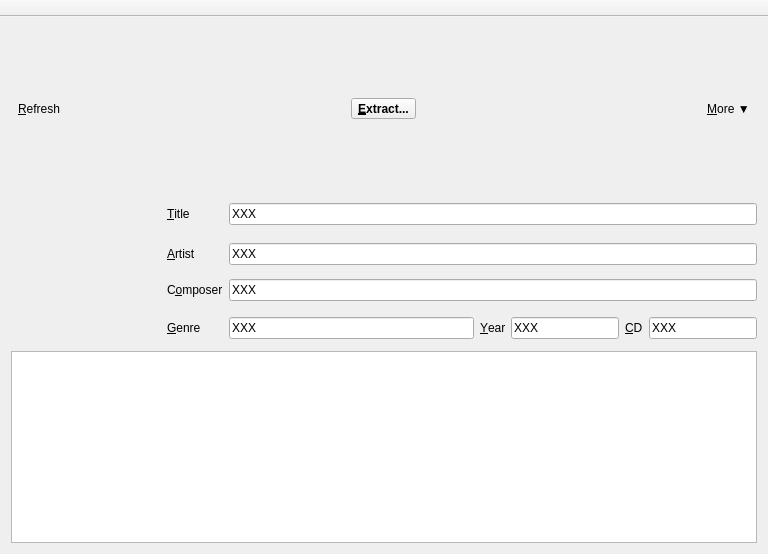
<?xml version="1.0" encoding="UTF-8"?>
<ui version="4.0">
 <class>MainWindow</class>
 <widget class="QMainWindow" name="MainWindow">
  <property name="geometry">
   <rect>
    <x>0</x>
    <y>0</y>
    <width>768</width>
    <height>554</height>
   </rect>
  </property>
  <property name="windowTitle">
   <string>Genosse Einhorn’s CD Audio Extractor</string>
  </property>
  <widget class="QWidget" name="centralWidget">
   <layout class="QVBoxLayout" name="verticalLayout">
    <item>
     <layout class="QHBoxLayout" name="hlToolbar">
      <item>
       <widget class="QToolButton" name="tbRefresh">
        <property name="toolTip">
         <string>Read the track list from the CD again.&lt;br/&gt;Useful if you changed the disc and the program didn't notice</string>
        </property>
        <property name="text">
         <string>&amp;Refresh</string>
        </property>
        <property name="icon">
         <iconset theme="view-refresh" resource="data/data.qrc">
          <normaloff>:/view-refresh.svg</normaloff>:/view-refresh.svg</iconset>
        </property>
        <property name="toolButtonStyle">
         <enum>Qt::ToolButtonTextBesideIcon</enum>
        </property>
        <property name="autoRaise">
         <bool>true</bool>
        </property>
       </widget>
      </item>
      <item>
       <widget class="QWidget" name="spacer" native="true">
        <property name="sizePolicy">
         <sizepolicy hsizetype="Expanding" vsizetype="Expanding">
          <horstretch>0</horstretch>
          <verstretch>0</verstretch>
         </sizepolicy>
        </property>
       </widget>
      </item>
      <item>
       <widget class="QToolButton" name="tbExtract">
        <property name="font">
         <font>
          <weight>75</weight>
          <bold>true</bold>
         </font>
        </property>
        <property name="toolTip">
         <string>&lt;html&gt;&lt;head/&gt;&lt;body&gt;&lt;p&gt;Extract the selected tracks to audio files on your computer.&lt;/p&gt;&lt;p&gt;You'll set the file location and file type in the next step.&lt;/p&gt;&lt;/body&gt;&lt;/html&gt;</string>
        </property>
        <property name="text">
         <string>&amp;Extract...</string>
        </property>
        <property name="icon">
         <iconset theme="document-save" resource="data/data.qrc">
          <normaloff>:/document-save.svg</normaloff>:/document-save.svg</iconset>
        </property>
        <property name="toolButtonStyle">
         <enum>Qt::ToolButtonTextBesideIcon</enum>
        </property>
       </widget>
      </item>
      <item>
       <widget class="QWidget" name="spacer2" native="true">
        <property name="sizePolicy">
         <sizepolicy hsizetype="Expanding" vsizetype="Expanding">
          <horstretch>0</horstretch>
          <verstretch>0</verstretch>
         </sizepolicy>
        </property>
       </widget>
      </item>
      <item>
       <widget class="QToolButton" name="tbMore">
        <property name="text">
         <string>&amp;More ▼</string>
        </property>
        <property name="icon">
         <iconset theme="help-browser" resource="data/data.qrc">
          <normaloff>:/help-browser.svg</normaloff>:/help-browser.svg</iconset>
        </property>
        <property name="popupMode">
         <enum>QToolButton::InstantPopup</enum>
        </property>
        <property name="toolButtonStyle">
         <enum>Qt::ToolButtonTextBesideIcon</enum>
        </property>
        <property name="autoRaise">
         <bool>true</bool>
        </property>
        <property name="arrowType">
         <enum>Qt::NoArrow</enum>
        </property>
       </widget>
      </item>
     </layout>
    </item>
    <item>
     <widget class="QWidget" name="metadataWidget" native="true">
      <layout class="QGridLayout" name="gridLayout" columnstretch="1,0,2,0,0,0,0">
       <property name="leftMargin">
        <number>0</number>
       </property>
       <property name="topMargin">
        <number>0</number>
       </property>
       <property name="rightMargin">
        <number>0</number>
       </property>
       <property name="bottomMargin">
        <number>0</number>
       </property>
       <item row="3" column="4">
        <widget class="QLineEdit" name="eYear">
         <property name="sizePolicy">
          <sizepolicy hsizetype="Preferred" vsizetype="Fixed">
           <horstretch>0</horstretch>
           <verstretch>0</verstretch>
          </sizepolicy>
         </property>
         <property name="text">
          <string>XXX</string>
         </property>
         <property name="placeholderText">
          <string>Unknown Year</string>
         </property>
        </widget>
       </item>
       <item row="2" column="2" colspan="5">
        <widget class="QLineEdit" name="eComposer">
         <property name="text">
          <string>XXX</string>
         </property>
         <property name="placeholderText">
          <string>Unknown Composer</string>
         </property>
        </widget>
       </item>
       <item row="3" column="6">
        <widget class="QLineEdit" name="eDiscNo">
         <property name="sizePolicy">
          <sizepolicy hsizetype="Preferred" vsizetype="Fixed">
           <horstretch>0</horstretch>
           <verstretch>0</verstretch>
          </sizepolicy>
         </property>
         <property name="text">
          <string>XXX</string>
         </property>
         <property name="placeholderText">
          <string>1</string>
         </property>
        </widget>
       </item>
       <item row="0" column="2" colspan="5">
        <widget class="QLineEdit" name="eTitle">
         <property name="text">
          <string>XXX</string>
         </property>
         <property name="placeholderText">
          <string>Unknown Title</string>
         </property>
        </widget>
       </item>
       <item row="0" column="1">
        <widget class="ClickableBuddyLabel" name="lTitle">
         <property name="text">
          <string>&amp;Title</string>
         </property>
         <property name="buddy">
          <cstring>eTitle</cstring>
         </property>
        </widget>
       </item>
       <item row="1" column="2" colspan="5">
        <widget class="QLineEdit" name="eArtist">
         <property name="text">
          <string>XXX</string>
         </property>
         <property name="placeholderText">
          <string>Unknown Artist</string>
         </property>
        </widget>
       </item>
       <item row="3" column="2">
        <widget class="QLineEdit" name="eGenre">
         <property name="text">
          <string>XXX</string>
         </property>
         <property name="placeholderText">
          <string>Unknown Genre</string>
         </property>
        </widget>
       </item>
       <item row="3" column="1">
        <widget class="ClickableBuddyLabel" name="lGenre">
         <property name="text">
          <string>&amp;Genre</string>
         </property>
         <property name="buddy">
          <cstring>eGenre</cstring>
         </property>
        </widget>
       </item>
       <item row="3" column="3">
        <widget class="ClickableBuddyLabel" name="lYear">
         <property name="text">
          <string>&amp;Year</string>
         </property>
         <property name="buddy">
          <cstring>eYear</cstring>
         </property>
        </widget>
       </item>
       <item row="1" column="1">
        <widget class="ClickableBuddyLabel" name="lArtist">
         <property name="text">
          <string>&amp;Artist</string>
         </property>
         <property name="buddy">
          <cstring>eArtist</cstring>
         </property>
        </widget>
       </item>
       <item row="2" column="1">
        <widget class="ClickableBuddyLabel" name="lComposer">
         <property name="text">
          <string>C&amp;omposer</string>
         </property>
         <property name="buddy">
          <cstring>eComposer</cstring>
         </property>
        </widget>
       </item>
       <item row="3" column="5">
        <widget class="ClickableBuddyLabel" name="lDiscNo">
         <property name="text">
          <string>&amp;CD</string>
         </property>
         <property name="buddy">
          <cstring>eDiscNo</cstring>
         </property>
        </widget>
       </item>
       <item row="0" column="0" rowspan="4">
        <widget class="CoverArtWidget" name="coverArt" native="true">
         <property name="sizePolicy">
          <sizepolicy hsizetype="Minimum" vsizetype="MinimumExpanding">
           <horstretch>0</horstretch>
           <verstretch>0</verstretch>
          </sizepolicy>
         </property>
         <property name="minimumSize">
          <size>
           <width>150</width>
           <height>150</height>
          </size>
         </property>
        </widget>
       </item>
      </layout>
     </widget>
    </item>
    <item>
     <widget class="QTableView" name="tvTracks">
      <attribute name="verticalHeaderVisible">
       <bool>false</bool>
      </attribute>
     </widget>
    </item>
   </layout>
  </widget>
  <widget class="QToolBar" name="toolBar">
   <property name="windowTitle">
    <string>toolBar</string>
   </property>
   <property name="movable">
    <bool>false</bool>
   </property>
   <attribute name="toolBarArea">
    <enum>TopToolBarArea</enum>
   </attribute>
   <attribute name="toolBarBreak">
    <bool>false</bool>
   </attribute>
  </widget>
 </widget>
 <layoutdefault spacing="6" margin="11"/>
 <customwidgets>
  <customwidget>
   <class>ClickableBuddyLabel</class>
   <extends>QLabel</extends>
   <header>uiutil/clickablebuddylabel.h</header>
  </customwidget>
  <customwidget>
   <class>CoverArtWidget</class>
   <extends>QWidget</extends>
   <header>coverartwidget.h</header>
   <container>1</container>
  </customwidget>
 </customwidgets>
 <tabstops>
  <tabstop>tbRefresh</tabstop>
  <tabstop>tbExtract</tabstop>
  <tabstop>tbMore</tabstop>
  <tabstop>eTitle</tabstop>
  <tabstop>eArtist</tabstop>
  <tabstop>eComposer</tabstop>
  <tabstop>eGenre</tabstop>
  <tabstop>eYear</tabstop>
  <tabstop>eDiscNo</tabstop>
  <tabstop>tvTracks</tabstop>
 </tabstops>
 <resources>
  <include location="data/data.qrc"/>
 </resources>
 <connections/>
</ui>
